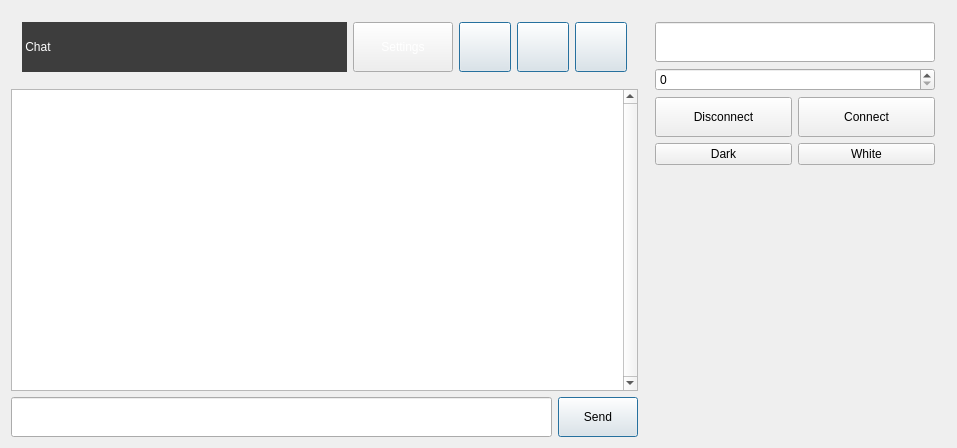
<?xml version="1.0" encoding="UTF-8"?>
<ui version="4.0">
 <class>MainWindow</class>
 <widget class="QMainWindow" name="MainWindow">
  <property name="geometry">
   <rect>
    <x>0</x>
    <y>0</y>
    <width>957</width>
    <height>448</height>
   </rect>
  </property>
  <property name="windowTitle">
   <string>MainWindow</string>
  </property>
  <widget class="QWidget" name="centralWidget">
   <layout class="QGridLayout" name="gridLayout" columnstretch="1,0,0,0,0,0,0">
    <item row="0" column="6" rowspan="3">
     <widget class="QWidget" name="pnlSettings" native="true">
      <layout class="QGridLayout" name="gridLayout_4">
       <item row="4" column="0">
        <widget class="QPushButton" name="DarkDesign">
         <property name="text">
          <string>Dark</string>
         </property>
        </widget>
       </item>
       <item row="2" column="0" colspan="2">
        <widget class="QSpinBox" name="spinPort"/>
       </item>
       <item row="1" column="0" colspan="2">
        <widget class="QLineEdit" name="hostEdit">
         <property name="minimumSize">
          <size>
           <width>280</width>
           <height>40</height>
          </size>
         </property>
        </widget>
       </item>
       <item row="3" column="0">
        <widget class="QPushButton" name="Disconnect">
         <property name="minimumSize">
          <size>
           <width>0</width>
           <height>40</height>
          </size>
         </property>
         <property name="text">
          <string>Disconnect</string>
         </property>
        </widget>
       </item>
       <item row="5" column="0" colspan="2">
        <spacer name="verticalSpacer">
         <property name="orientation">
          <enum>Qt::Vertical</enum>
         </property>
         <property name="sizeHint" stdset="0">
          <size>
           <width>20</width>
           <height>40</height>
          </size>
         </property>
        </spacer>
       </item>
       <item row="3" column="1">
        <widget class="QPushButton" name="connect">
         <property name="minimumSize">
          <size>
           <width>0</width>
           <height>40</height>
          </size>
         </property>
         <property name="text">
          <string>Connect</string>
         </property>
        </widget>
       </item>
       <item row="4" column="1">
        <widget class="QPushButton" name="WhiteDesign">
         <property name="text">
          <string>White</string>
         </property>
        </widget>
       </item>
      </layout>
     </widget>
    </item>
    <item row="2" column="5">
     <widget class="QPushButton" name="send">
      <property name="minimumSize">
       <size>
        <width>80</width>
        <height>40</height>
       </size>
      </property>
      <property name="maximumSize">
       <size>
        <width>16777215</width>
        <height>16777215</height>
       </size>
      </property>
      <property name="text">
       <string>Send</string>
      </property>
      <property name="autoDefault">
       <bool>true</bool>
      </property>
      <property name="default">
       <bool>true</bool>
      </property>
     </widget>
    </item>
    <item row="1" column="0" colspan="6">
     <widget class="QTextEdit" name="messageBoard">
      <property name="minimumSize">
       <size>
        <width>0</width>
        <height>0</height>
       </size>
      </property>
      <property name="maximumSize">
       <size>
        <width>16777215</width>
        <height>16777215</height>
       </size>
      </property>
      <property name="accessibleDescription">
       <string/>
      </property>
      <property name="verticalScrollBarPolicy">
       <enum>Qt::ScrollBarAlwaysOn</enum>
      </property>
      <property name="horizontalScrollBarPolicy">
       <enum>Qt::ScrollBarAlwaysOff</enum>
      </property>
     </widget>
    </item>
    <item row="0" column="0" colspan="6">
     <widget class="QWidget" name="titleBar" native="true">
      <layout class="QGridLayout" name="gridLayout_2">
       <item row="0" column="0">
        <widget class="QLabel" name="label">
         <property name="maximumSize">
          <size>
           <width>16777215</width>
           <height>16777215</height>
          </size>
         </property>
         <property name="styleSheet">
          <string notr="true">background-color: rgb(61, 61, 61);
color: rgb(255, 255, 255);</string>
         </property>
         <property name="text">
          <string> Chat</string>
         </property>
        </widget>
       </item>
       <item row="0" column="2">
        <widget class="QPushButton" name="btn_minimize">
         <property name="minimumSize">
          <size>
           <width>52</width>
           <height>50</height>
          </size>
         </property>
         <property name="maximumSize">
          <size>
           <width>52</width>
           <height>50</height>
          </size>
         </property>
         <property name="styleSheet">
          <string notr="true">font: 14pt &quot;MS Shell Dlg 2&quot;;</string>
         </property>
         <property name="text">
          <string/>
         </property>
         <property name="autoDefault">
          <bool>true</bool>
         </property>
         <property name="default">
          <bool>true</bool>
         </property>
        </widget>
       </item>
       <item row="0" column="1">
        <widget class="QPushButton" name="Settings">
         <property name="minimumSize">
          <size>
           <width>100</width>
           <height>50</height>
          </size>
         </property>
         <property name="maximumSize">
          <size>
           <width>90</width>
           <height>16777215</height>
          </size>
         </property>
         <property name="styleSheet">
          <string notr="true">color: rgb(255, 255, 255);</string>
         </property>
         <property name="text">
          <string>Settings</string>
         </property>
        </widget>
       </item>
       <item row="0" column="3">
        <widget class="QPushButton" name="btn_maximize">
         <property name="minimumSize">
          <size>
           <width>52</width>
           <height>50</height>
          </size>
         </property>
         <property name="maximumSize">
          <size>
           <width>52</width>
           <height>50</height>
          </size>
         </property>
         <property name="styleSheet">
          <string notr="true">font: 14pt &quot;MS Shell Dlg 2&quot;;</string>
         </property>
         <property name="text">
          <string/>
         </property>
         <property name="autoDefault">
          <bool>true</bool>
         </property>
         <property name="default">
          <bool>true</bool>
         </property>
        </widget>
       </item>
       <item row="0" column="4">
        <widget class="QPushButton" name="btn_close">
         <property name="minimumSize">
          <size>
           <width>52</width>
           <height>50</height>
          </size>
         </property>
         <property name="maximumSize">
          <size>
           <width>52</width>
           <height>50</height>
          </size>
         </property>
         <property name="styleSheet">
          <string notr="true">font: 14pt &quot;MS Shell Dlg 2&quot;;</string>
         </property>
         <property name="text">
          <string/>
         </property>
         <property name="autoDefault">
          <bool>true</bool>
         </property>
         <property name="default">
          <bool>true</bool>
         </property>
        </widget>
       </item>
      </layout>
     </widget>
    </item>
    <item row="2" column="0" colspan="5">
     <widget class="QLineEdit" name="messageEdt">
      <property name="minimumSize">
       <size>
        <width>0</width>
        <height>40</height>
       </size>
      </property>
      <property name="maximumSize">
       <size>
        <width>16777215</width>
        <height>16777215</height>
       </size>
      </property>
     </widget>
    </item>
   </layout>
  </widget>
  <action name="actionNew_connect">
   <property name="text">
    <string>New connect...</string>
   </property>
  </action>
  <action name="actionExit">
   <property name="text">
    <string>Exit</string>
   </property>
  </action>
 </widget>
 <layoutdefault spacing="6" margin="11"/>
 <resources/>
 <connections/>
</ui>
